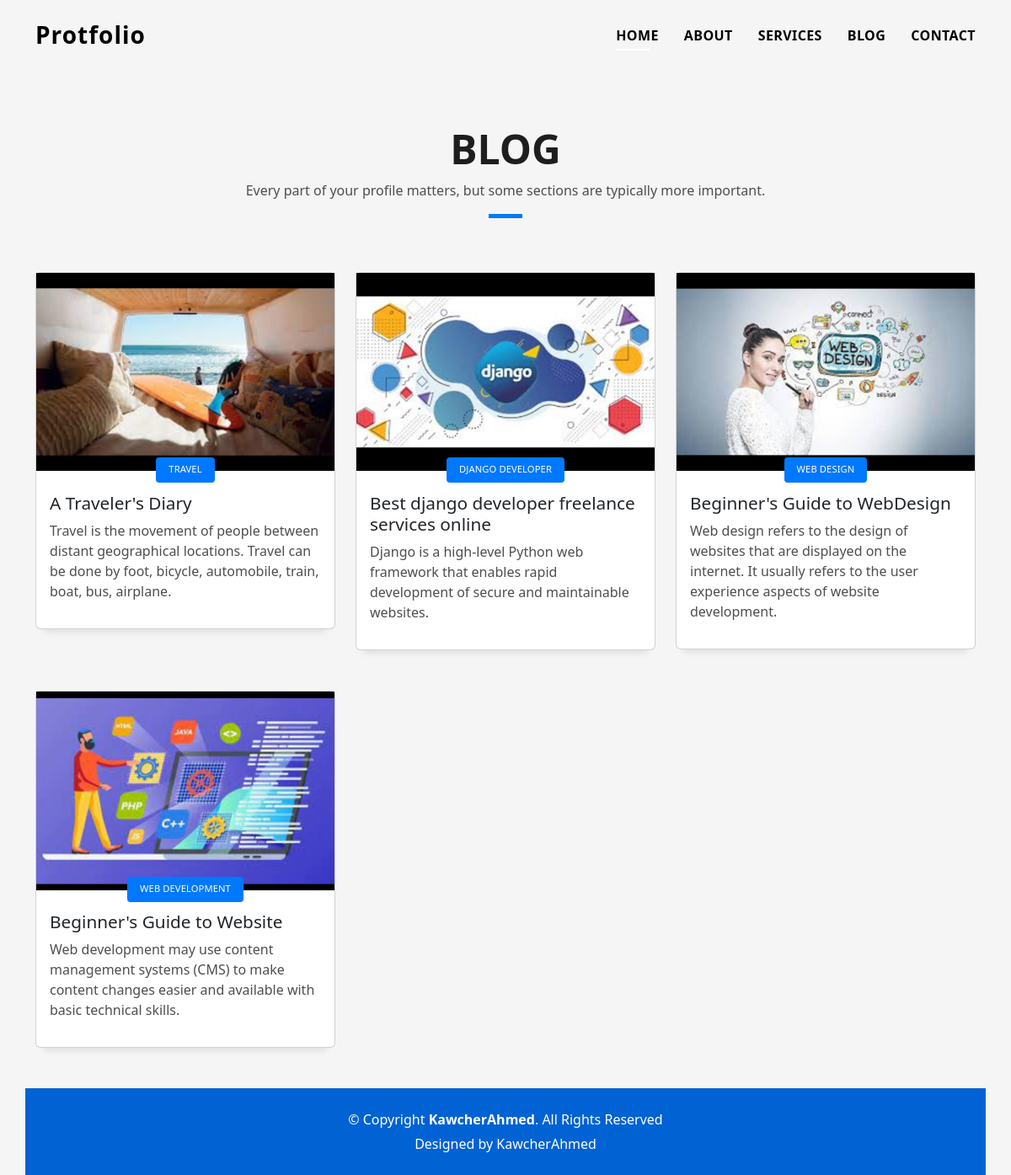
Page /blog on the committed database.
### store/models.py (models this page shows, shortened)
class Blog(models.Model):
    image = models.ImageField(upload_to='blog_media/')
    category = models.ForeignKey("Category", on_delete=models.CASCADE)
    title = models.CharField(max_length=100)
    discription = models.CharField(max_length= 250)
    ordering = models.IntegerField(blank=True, null= True)

class Category(models.Model):
    name =  models.CharField(max_length=100)
    image = models.ImageField(upload_to='category_media/', blank=True, null= True)
    class Meta:
        verbose_name_plural = 'Category'
    def __str__(self):
        return self.name

### store/views.py (the view)
# urls.py: path('blog', blog, name= 'blog'),
def blog(request):
    blog = Blog.objects.all().order_by('ordering')
    context = {
        'blog': blog
    }
    return render(request, 'blog.html',context)

### store/templates/blog.html (shortened to what this page needs)
{% extends 'base.html' %}
  {% block content %}
    <section id="blog" class="blog-mf sect-pt4 route">
      <div class="container">
        <div class="row">
          <div class="col-sm-12">
            <div class="title-box text-center">
              <h3 class="title-a">
                Blog
              </h3>
              <p class="subtitle-a">
                Every part of your  profile matters, but some sections are typically more important.
              </p>
              <div class="line-mf"></div>
            </div>
          </div>
        </div>
        <div class="row">
          {% for x in blog %}
          <div class="col-md-4">
            <div class="card card-blog">
              <div class="card-img">
                <img src="{{ x.image.url}}" alt="" class="img-fluid">
              </div>
              <div class="card-body">
                <div class="card-category-box">
                  <div class="card-category">
                    <h6 class="category">{{x.category}}</h6>
                  </div>
                </div>
                <h3 class="card-title">{{x.title}}</a></h3>
                <p class="card-description">{{x.discription}}</p>
              </div>
              </div>
              </div>
{% endfor %}
{% endblock content %}

### store/templates/base.html (shortened to what this page needs)
<!DOCTYPE html>
<html lang="en">
<head>
  {% load static  %}
  <link rel="stylesheet" href="{% static 'css/style.css' %}">
  <link href="static/vendor/bootstrap/css/bootstrap.min.css" rel="stylesheet">
  <link href="static/vendor/bootstrap-icons/bootstrap-icons.css" rel="stylesheet">
  <link href="static/vendor/glightbox/css/glightbox.min.css" rel="stylesheet">
  <link href="static/vendor/swiper/swiper-bundle.min.css" rel="stylesheet">
  <link href="static/css/style.css" rel="stylesheet">
</head>
<body>
  <header id="header" class="">
    <div class="container d-flex align-items-center justify-content-between">
      <h1 class="logo"><a href="index.html">Protfolio</a></h1>
      <nav id="navbar" class="navbar text-danger">
        <ul>
          <li><a class="nav-link scrollto active" href="{% url 'index' %}">Home</a></li>
          <li><a class="nav-link scrollto" href="{% url 'about-us' %}">About</a></li>
          <li><a class="nav-link scrollto" href="{% url 'service' %}">Services</a></li>
          <li><a class="nav-link scrollto " href="{% url 'blog' %}">Blog</a></li>
          <li><a class="nav-link scrollto" href="contact">Contact</a></li>
        </ul>
    </div>
  </header>
  {% block content %}
  {% endblock content %}
  <footer>
    <div class="container">
      <div class="row">
        <div class="col-sm-12">
          <div class="copyright-box">
            <p class="copyright">&copy; Copyright <strong>KawcherAhmed</strong>. All Rights Reserved</p>
            <div class="credits">
              Designed by <a href="https://bootstrapmade.com/">KawcherAhmed</a>
            </div>
          </div>
        </div>
      </div>
    </div>
  </footer>
</body>
</html>

### store/static/css/style.css (style rules this page uses)
body { background-color: #f5f5f5; color: #4e4e4e; padding: 0; margin: 0; }
h1, h2, h3, h4, h5, h6 { color: #1e1e1e; }
a { color: #1e1e1e; text-decoration: none; transition: all 0.5s ease-in-out; }
.box-shadow, .card-blog, .work-box, .service-box, .paralax-mf { box-shadow: 0 13px 8px -10px rgba(0, 0, 0, 0.1); }
.sect-pt4 { padding-top: 4rem; }
.title-box { margin-bottom: 4rem; }
.title-a { text-decoration: none; font-size: 3rem; font-weight: bold; text-transform: uppercase; }
.subtitle-a { text-decoration: none; color: #4e4e4e; }
.line-mf { width: 40px; height: 5px; background-color: #0078ff; margin: 0 auto; }
#header { transition: all 0.5s; z-index: 997; padding: 20px 0; }
#header .logo { font-size: 28px; margin: 0; padding: 0; font-weight: 600; letter-spacing: 1px; }
#header .logo a { color: #000000; }
.navbar { padding: 0; }
.navbar ul { margin: 0; padding: 0; display: flex; list-style: none; align-items: center; }
.navbar li { position: relative; }
.navbar>ul>li { white-space: nowrap; padding: 10px 0 10px 30px; }
.navbar a, .navbar a:focus { display: flex; align-items: center; justify-content: space-between; color: #000; font-size: 16px; font-weight: 600; padding: 0; white-space: nowrap; transition: 0.3s; letter-spacing: 0.4px; position: relative; text-transform: uppercase; }
.navbar>ul>li>a:before { content: ""; position: absolute; width: 100%; height: 2px; bottom: -6px; left: 0; width: 0; background-color: #fff; visibility: hidden; transition: all 0.3s ease-in-out 0s; }
.navbar a:hover:before, .navbar li:hover>a:before, .navbar .active:before { visibility: visible; width: 80%; }
.navbar a:hover, .navbar .active, .navbar .active:focus, .navbar li:hover>a { color: #000000; }
@media (min-width: 767px) { .card-blog { margin-bottom: 3rem; } }
.card-blog .card-body { position: relative; }
.card-blog .card-category-box { position: absolute; text-align: center; top: -16px; left: 15px; right: 15px; line-height: 25px; overflow: hidden; }
.card-blog .card-category { display: inline-block; color: #fff; padding: 0 15px 5px; overflow: hidden; background-color: #0078ff; border-radius: 4px; }
.card-blog .card-category .category { color: #fff; display: inline-block; text-transform: uppercase; font-size: 0.7rem; letter-spacing: 0.1px; margin-bottom: 0; }
.card-blog .card-title { font-size: 1.3rem; margin-top: 0.6rem; }
.card-blog .card-description { color: #4e4e4e; }
footer { text-align: center; color: #ffffff; padding: 25px 0; background: #0062d3; }
footer .copyright { margin-bottom: 0.3rem; }
footer .credits { margin-bottom: 0; }
footer .credits a { color: #ffffff; }

### rows in the picture
Blog: image (picture), category "TRAVEL", title "A Traveler's Diary", discription "Travel is the movement of people between distant geographical locations. Travel can be done by foot, bicycle, automobile, train, boat, bus, airplane."
Blog: image (picture), category "DJANGO DEVELOPER", title "Best django developer freelance services online", discription "Django is a high-level Python web framework that enables rapid development of secure and maintainable websites."
Blog: image (picture), category "WEB DESIGN", title "Beginner's Guide to WebDesign", discription "Web design refers to the design of websites that are displayed on the internet. It usually refers to the user experience aspects of website development."
Blog: image (picture), category "WEB DEVELOPMENT", title "Beginner's Guide to Website", discription "Web development may use content management systems (CMS) to make content changes easier and available with basic technical skills."
